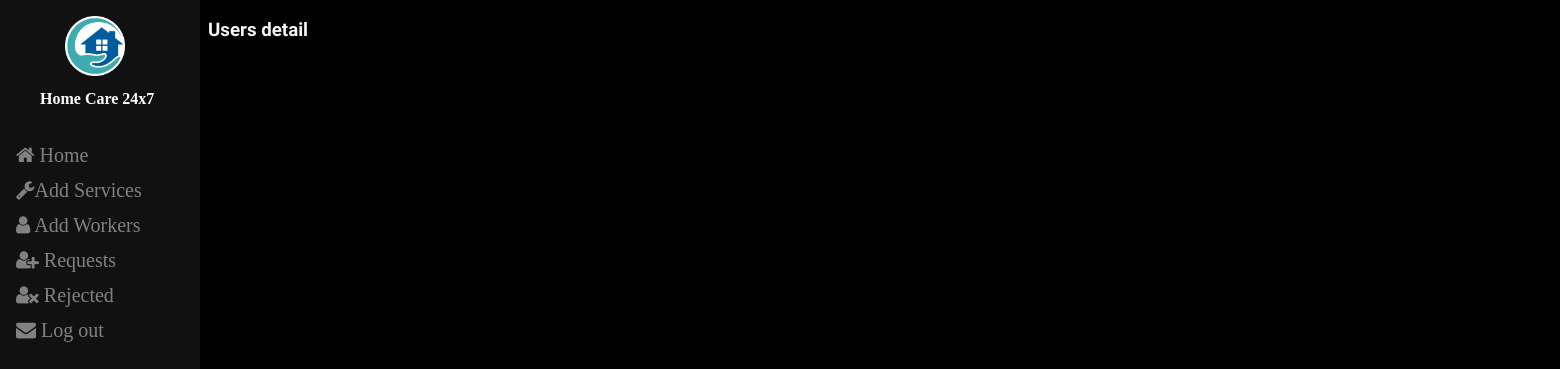
The app's page /users.php (signed in), older data.
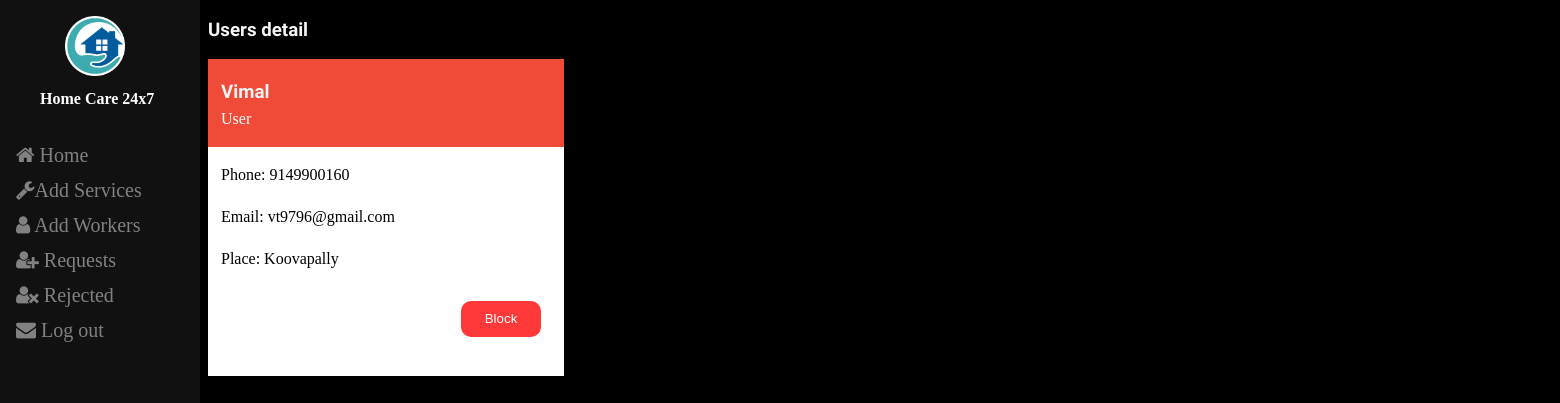
The same page, newer data.
### tables this page shows
CREATE TABLE `users` (
  `user_id` int(11) NOT NULL,
  `fname` varchar(40) NOT NULL,
  `phone` varchar(50) NOT NULL,
  `place` varchar(80) NOT NULL,
  `role_id` int(11) NOT NULL
);

CREATE TABLE `role_db` (
  `role_id` int(11) NOT NULL,
  `email` varchar(50) NOT NULL,
  `password` varchar(50) NOT NULL,
  `role` varchar(15) NOT NULL,
  `status` int(11) NOT NULL
);

### users.php (the view, shortened to what this page needs)
<?php
include 'db2.php';
$result=mysqli_query($con,"SELECT * FROM `users` join role_db on users.role_id=role_db.role_id where role_db.role=1");
 ?>
<!DOCTYPE html>
<html lang="en">
<head>
    <link href="stylesheet.css" rel="stylesheet">
</head>
<body>
<?php include 'side.php';?>
<div class="common-div">
<h3>Users detail</h3>
<div id="block_container">
<?php
            while ($row = mysqli_fetch_assoc($result)) {  ?>
<div class="blah">
<div class="card-detail">
<h3 style="margin-left:10px;"><?php echo $row['fname'];?></h3>
<p style="margin-top:-12px; margin-left:10px;">User</p>
</div>
<div class="card-detail-two">
<p style="margin-left:10px; margin-bottom:-10px;">Phone: <?php echo $row['phone'];?></p><br>
<p style="margin-left:10px; margin-bottom:-10px;">Email: <?php echo $row['email'];?></p><br>
<p style="margin-bottom:-5px; margin-left:10px;">Place: <?php echo $row['place'];?></p><br>
<?php if ($row['status']==0){ ?>
    <p><a href="user_status.php?s_id=<?php echo $row['role_id']; ?>&&status=0"><input type="submit" value="Unblock"></a></p>
<?php
}
 else {
    ?>
    <p><a href="user_status.php?s_id=<?php echo $row['role_id']; ?>&&status=1"><input type="reset" value="Block"></a></p>
<?php
}
?>
</div></div>
<?php } ?>
</div></div>
</body>
</html>

Row changes from the older to the newer data that the page shows:
added users: fname "Vimal", phone "9149900160", role.email "vt9796@gmail.com", place "Koovapally"
